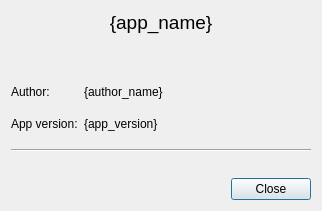
<?xml version="1.0" encoding="UTF-8"?>
<ui version="4.0">
 <class>AboutDialog</class>
 <widget class="QDialog" name="AboutDialog">
  <property name="geometry">
   <rect>
    <x>0</x>
    <y>0</y>
    <width>320</width>
    <height>211</height>
   </rect>
  </property>
  <property name="windowTitle">
   <string>About</string>
  </property>
  <layout class="QVBoxLayout" name="verticalLayout">
   <item>
    <layout class="QVBoxLayout" name="verticalLayout_2">
     <item alignment="Qt::AlignTop">
      <widget class="QLabel" name="app_name_label">
       <property name="sizePolicy">
        <sizepolicy hsizetype="Preferred" vsizetype="Fixed">
         <horstretch>0</horstretch>
         <verstretch>0</verstretch>
        </sizepolicy>
       </property>
       <property name="minimumSize">
        <size>
         <width>300</width>
         <height>0</height>
        </size>
       </property>
       <property name="font">
        <font>
         <pointsize>14</pointsize>
        </font>
       </property>
       <property name="styleSheet">
        <string notr="true">margin-top: 0.5em;</string>
       </property>
       <property name="text">
        <string>{app_name}</string>
       </property>
       <property name="alignment">
        <set>Qt::AlignHCenter|Qt::AlignTop</set>
       </property>
      </widget>
     </item>
     <item>
      <layout class="QGridLayout" name="gridLayout">
       <item row="1" column="1">
        <widget class="QLabel" name="app_version_label">
         <property name="text">
          <string>{app_version}</string>
         </property>
        </widget>
       </item>
       <item row="2" column="0" colspan="2">
        <widget class="Line" name="line">
         <property name="orientation">
          <enum>Qt::Horizontal</enum>
         </property>
        </widget>
       </item>
       <item row="1" column="0">
        <widget class="QLabel" name="label_6">
         <property name="text">
          <string>App version:</string>
         </property>
        </widget>
       </item>
       <item row="0" column="1">
        <widget class="QLabel" name="author_name_label">
         <property name="styleSheet">
          <string notr="true"/>
         </property>
         <property name="text">
          <string>{author_name}</string>
         </property>
         <property name="alignment">
          <set>Qt::AlignLeading|Qt::AlignLeft|Qt::AlignTop</set>
         </property>
        </widget>
       </item>
       <item row="0" column="0">
        <widget class="QLabel" name="label">
         <property name="sizePolicy">
          <sizepolicy hsizetype="Fixed" vsizetype="Fixed">
           <horstretch>0</horstretch>
           <verstretch>0</verstretch>
          </sizepolicy>
         </property>
         <property name="styleSheet">
          <string notr="true"/>
         </property>
         <property name="text">
          <string>Author:</string>
         </property>
         <property name="alignment">
          <set>Qt::AlignLeading|Qt::AlignLeft|Qt::AlignTop</set>
         </property>
        </widget>
       </item>
      </layout>
     </item>
    </layout>
   </item>
   <item>
    <spacer name="verticalSpacer">
     <property name="orientation">
      <enum>Qt::Vertical</enum>
     </property>
     <property name="sizeType">
      <enum>QSizePolicy::Fixed</enum>
     </property>
     <property name="sizeHint" stdset="0">
      <size>
       <width>20</width>
       <height>20</height>
      </size>
     </property>
    </spacer>
   </item>
   <item>
    <widget class="QDialogButtonBox" name="buttonBox">
     <property name="standardButtons">
      <set>QDialogButtonBox::Close</set>
     </property>
    </widget>
   </item>
  </layout>
 </widget>
 <resources/>
 <connections/>
</ui>
